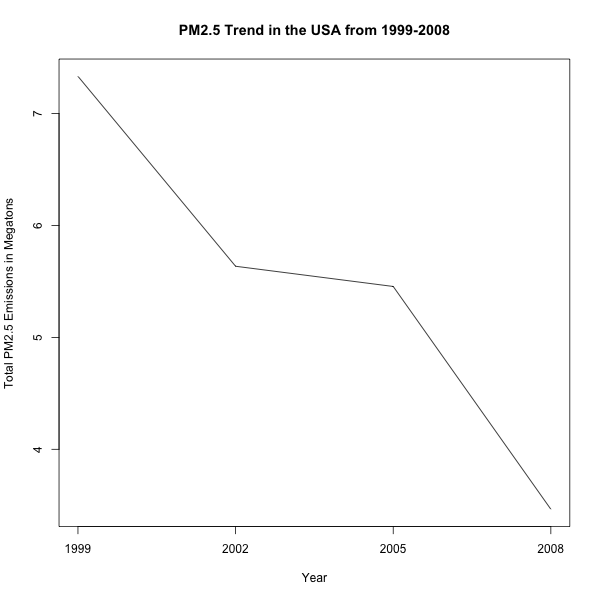

Write R code to recreate this figure.
NEI$year <- as.character(NEI$year)

total_emissions <- with(NEI, tapply(Emissions, year, sum, na.rm = TRUE))

png(filename = "plot1.png", width=600, height=600)

plot(total_emissions/10^6,xaxt ='n', type = "l", xlab = "Year", 
     ylab = "Total PM2.5 Emissions in Megatons",
     main = "PM2.5 Trend in the USA from 1999-2008")
axis(1, 1:4, labels = c("1999", "2002", "2005", "2008"))

dev.off()
